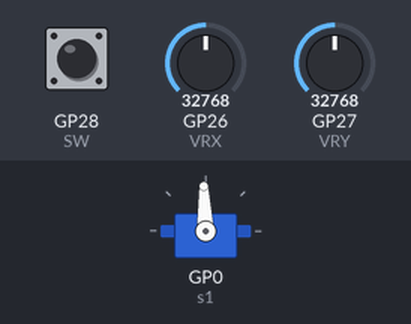
Simulated run of this program. Board: Raspberry Pi Pico running MicroPython. Shown: servo. The inputs (shaded band) are chosen by the test bench; at power-on: GP27 (VRY) = 32768, GP26 (VRX) = 32768, GP28 (SW) HIGH (analog values on the 0–65535 scale). Servo angles are drawn from the pulse width (0.5 ms = 0°, 2.5 ms = 180°); library files of the repository ran but are not shown: servo.py.

Above: at 1.2 s.
1.3 s: GP27 (VRY) set to 8416
2.8 s: GP27 (VRY) set to 7024
At 4.6 s:
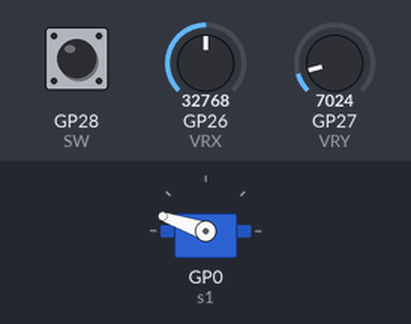
5.2 s: GP26 (VRX) set to 8208
6.7 s: GP26 (VRX) set to 7152
At 7.1 s:
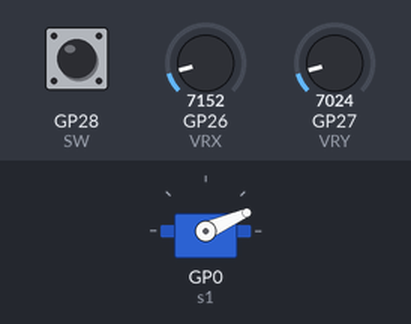
8.2 s: GP26 (VRX) set to 7864
At 8.67 s:
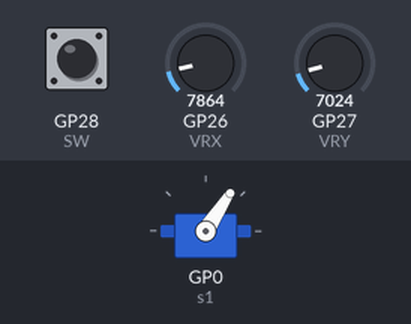
11.2 s: GP26 (VRX) set to 0
At 11.8 s:
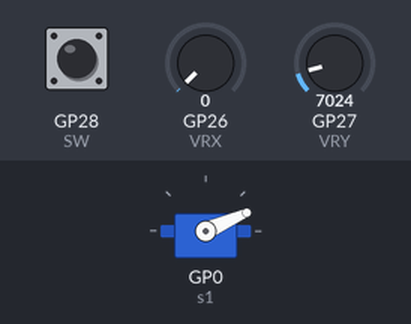
Timing chart, 0 to 13.7 s (numbered marks = the images above; inputs shaded):
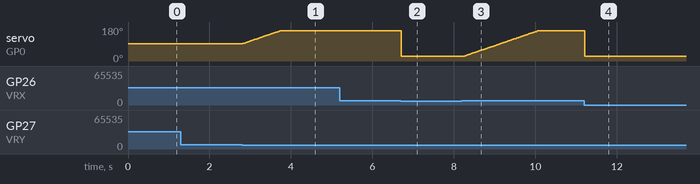

Measured:
- the behaviour switches between 7840 and 7824 on GP27 (VRY) (found by bisection; images 0 and 1)
- the behaviour switches between 7840 and 7824 on GP26 (VRX) (found by bisection; images 1 and 2)
- after the input at 1.3 s, every drawn part: stays the same
- after the input at 2.8 s, servo on GP0 (s1): moves from 92° to 161° over 0.92 s, starting at once
- after the input at 5.2 s, every drawn part: stays the same
- after the input at 6.7 s, servo on GP0 (s1): 161° → 24° at once
- after the input at 8.2 s, servo on GP0 (s1): moves from 24° to 161° over 1.8 s, starting at once
- after the input at 11.2 s, servo on GP0 (s1): 161° → 24° at once

The program:

17._Mechanical_Arm.py
```python
from machine import Pin,ADC
from time import sleep
from servo import Servo

s1 = Servo(0)
VRX = ADC(0)   # ADC0 multiplexing pin is GP26
VRY = ADC(1)   # ADC1 multiplexing pin is GP27
SW = Pin(28, Pin.IN, Pin.PULL_UP)  # ADC2 multiplexing pin is GP28

def Map(x, in_min, in_max, out_min, out_max):
    return (x - in_min) * (out_max - out_min) / (in_max - in_min) + out_min

def servo_Angle(angle):
    s1.goto(round(Map(angle,0,180,0,1024)))

def direction():
    global i
    i = 0
    adc_X=round(Map(VRX.read_u16(),0,65535,0,255))
    adc_Y=round(Map(VRY.read_u16(),0,65535,0,255))
    Switch = SW.value()
    if  adc_X <= 30:
        i = 1        # Define up direction
    elif adc_X >= 255:
        i = 2        # Define down direction
    elif adc_Y >= 255:
        i = 3        # Define left direction
    elif adc_Y <= 30:
        i = 4        # Define right direction
    elif  Switch == 0:#and adc_Y ==128:
        i = 5        # Define Button pressed
    elif adc_X - 125 < 15 and adc_X - 125 > -15 and adc_Y -125 < 15 and adc_Y -125 > -15 and Switch == 1:
        i = 0        # Define home location

def loop():
    num = 90
    while True:
        direction()   # Call the direction judgment function
        servo_Angle(num)
        sleep(0.01)
        if i == 1:
            num = 0
        if i == 2:
            num = 180
        if i == 3:
            num = num - 1
            if num < 0:
                num = 0
        if i == 4:
            num = num + 1
            if num > 180:
                num = 180
        if i==5:
            num = 90

if __name__ == '__main__':
    loop()   # call the loop function
```
